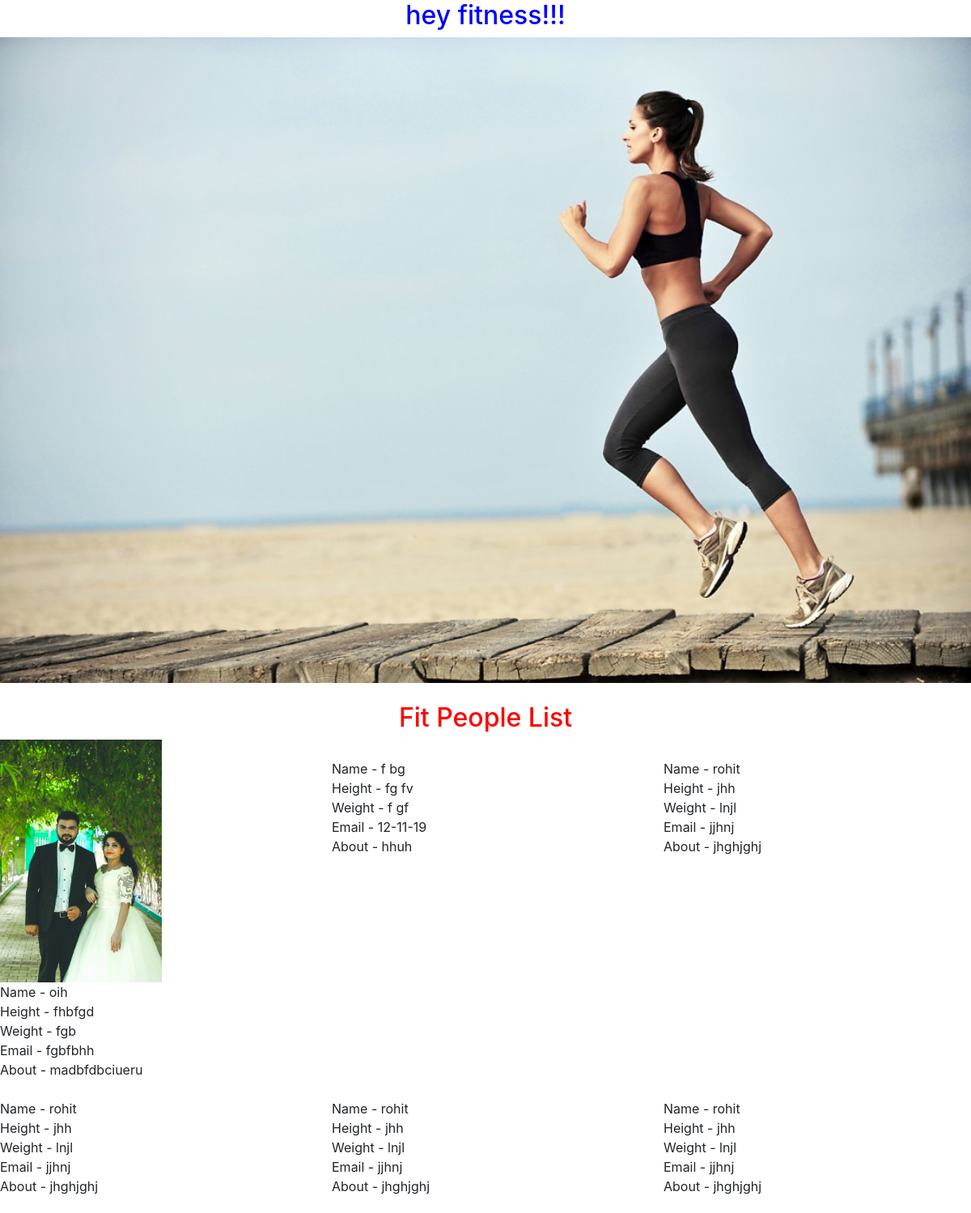
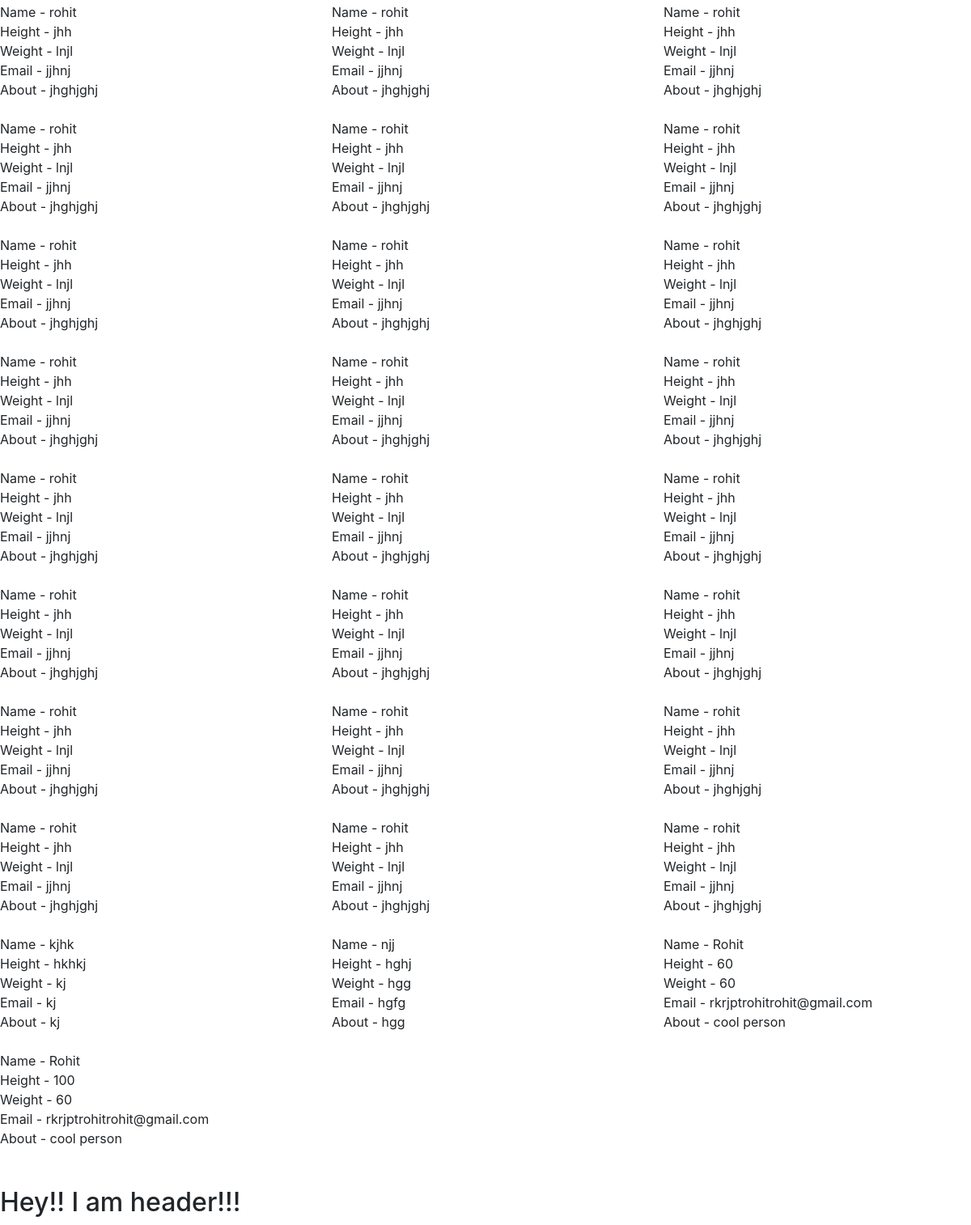
The page /moviereview/rohit on the database its author committed (2 pictures, top to bottom).
### MovieReview/models.py (models this page shows, shortened)
class MovieInfo(models.Model):
    movie_name=models.CharField(max_length=200)
    movie_review = models.CharField(max_length=3)
    movie_release_date = models.CharField(max_length=20)
    movie_type = models.CharField(max_length=50)
    movie_detail = models.TextField(max_length=500)
    image=models.ImageField(upload_to="pictures",blank=True,null=True)

### MovieReview/views.py (the view)
def rohit(request):
    all_movies = MovieInfo.objects.all()
    return render(request, "moviereview/index.html", {'Movies': all_movies})

### MovieReview/templates/moviereview/index.html
{% extends "moviereview/header.html"%}
{% block content %}
<br>
<h2 align="center"  style="color:red">Fit People List</h2>
<div class="row">
{% for movie in Movies %}
    <div class="col-sm-6, col-md-4, col-lg-4">
        {% if movie.image %}
        <a href="{{movie.image.url}}" target="_blank">
        <img src="{{movie.image.url}}" alt="{{image.name}}" width="auto" height="300">
        </a>
        {% endif %}
        <br>
        Name - {{ movie.movie_name }}<br>
        Height - {{ movie.movie_type }}<br>
        Weight - {{ movie.movie_review }}<br>
        Email - {{ movie.movie_release_date }}<br>
        About - {{ movie.movie_detail }}<br>
    </div>
    {% endfor %}
</div>
<br>
<br>
{% endblock %}

### MovieReview/templates/moviereview/header.html (shortened to what this page needs)
<!DOCTYPE html>
<html lang="en">
<head>
    {% load staticfiles %}
    <link type="text/css" rel="stylesheet" href="{% static 'css/bootstrap.min.css' %}">
     <link rel="stylesheet" href="https://stackpath.bootstrapcdn.com/bootstrap/4.4.1/css/bootstrap.min.css">
</head>
<body>
<h2 style="color:blue" align="center"> hey  fitness!!!</h2>
<img src="{% static 'img/running.jpg' %}" class="d-block w-100" height="auto">
{% block content %}
{% endblock %}
<h2> Hey!! I am header!!!</h2>
</body>
</html>

### rows shown on the page
MovieInfo: image (picture), movie_name "oih", movie_type "fhbfgd", movie_review "fgb", movie_release_date "fgbfbhh", movie_detail "madbfdbciueru"
MovieInfo: movie_name "f bg", movie_type "fg fv", movie_review "f gf", movie_release_date "12-11-19", movie_detail "hhuh"
MovieInfo: movie_name "rohit", movie_type "jhh", movie_review "lnjl", movie_release_date "jjhnj", movie_detail "jhghjghj"
MovieInfo: movie_name "rohit", movie_type "jhh", movie_review "lnjl", movie_release_date "jjhnj", movie_detail "jhghjghj"
MovieInfo: movie_name "rohit", movie_type "jhh", movie_review "lnjl", movie_release_date "jjhnj", movie_detail "jhghjghj"
MovieInfo: movie_name "rohit", movie_type "jhh", movie_review "lnjl", movie_release_date "jjhnj", movie_detail "jhghjghj"
MovieInfo: movie_name "rohit", movie_type "jhh", movie_review "lnjl", movie_release_date "jjhnj", movie_detail "jhghjghj"
MovieInfo: movie_name "rohit", movie_type "jhh", movie_review "lnjl", movie_release_date "jjhnj", movie_detail "jhghjghj"
MovieInfo: movie_name "rohit", movie_type "jhh", movie_review "lnjl", movie_release_date "jjhnj", movie_detail "jhghjghj"
MovieInfo: movie_name "rohit", movie_type "jhh", movie_review "lnjl", movie_release_date "jjhnj", movie_detail "jhghjghj"
MovieInfo: movie_name "rohit", movie_type "jhh", movie_review "lnjl", movie_release_date "jjhnj", movie_detail "jhghjghj"
MovieInfo: movie_name "rohit", movie_type "jhh", movie_review "lnjl", movie_release_date "jjhnj", movie_detail "jhghjghj"
MovieInfo: movie_name "rohit", movie_type "jhh", movie_review "lnjl", movie_release_date "jjhnj", movie_detail "jhghjghj"
MovieInfo: movie_name "rohit", movie_type "jhh", movie_review "lnjl", movie_release_date "jjhnj", movie_detail "jhghjghj"
MovieInfo: movie_name "rohit", movie_type "jhh", movie_review "lnjl", movie_release_date "jjhnj", movie_detail "jhghjghj"
MovieInfo: movie_name "rohit", movie_type "jhh", movie_review "lnjl", movie_release_date "jjhnj", movie_detail "jhghjghj"
MovieInfo: movie_name "rohit", movie_type "jhh", movie_review "lnjl", movie_release_date "jjhnj", movie_detail "jhghjghj"
MovieInfo: movie_name "rohit", movie_type "jhh", movie_review "lnjl", movie_release_date "jjhnj", movie_detail "jhghjghj"
MovieInfo: movie_name "rohit", movie_type "jhh", movie_review "lnjl", movie_release_date "jjhnj", movie_detail "jhghjghj"
MovieInfo: movie_name "rohit", movie_type "jhh", movie_review "lnjl", movie_release_date "jjhnj", movie_detail "jhghjghj"
MovieInfo: movie_name "rohit", movie_type "jhh", movie_review "lnjl", movie_release_date "jjhnj", movie_detail "jhghjghj"
MovieInfo: movie_name "rohit", movie_type "jhh", movie_review "lnjl", movie_release_date "jjhnj", movie_detail "jhghjghj"
MovieInfo: movie_name "rohit", movie_type "jhh", movie_review "lnjl", movie_release_date "jjhnj", movie_detail "jhghjghj"
MovieInfo: movie_name "rohit", movie_type "jhh", movie_review "lnjl", movie_release_date "jjhnj", movie_detail "jhghjghj"
MovieInfo: movie_name "rohit", movie_type "jhh", movie_review "lnjl", movie_release_date "jjhnj", movie_detail "jhghjghj"
MovieInfo: movie_name "rohit", movie_type "jhh", movie_review "lnjl", movie_release_date "jjhnj", movie_detail "jhghjghj"
MovieInfo: movie_name "rohit", movie_type "jhh", movie_review "lnjl", movie_release_date "jjhnj", movie_detail "jhghjghj"
MovieInfo: movie_name "rohit", movie_type "jhh", movie_review "lnjl", movie_release_date "jjhnj", movie_detail "jhghjghj"
MovieInfo: movie_name "rohit", movie_type "jhh", movie_review "lnjl", movie_release_date "jjhnj", movie_detail "jhghjghj"
MovieInfo: movie_name "rohit", movie_type "jhh", movie_review "lnjl", movie_release_date "jjhnj", movie_detail "jhghjghj"
MovieInfo: movie_name "kjhk", movie_type "hkhkj", movie_review "kj", movie_release_date "kj", movie_detail "kj"
MovieInfo: movie_name "njj", movie_type "hghj", movie_review "hgg", movie_release_date "hgfg", movie_detail "hgg"
MovieInfo: movie_name "Rohit", movie_type "60", movie_review "60", movie_release_date "rkrjptrohitrohit@gmail.com", movie_detail "cool person"
MovieInfo: movie_name "Rohit", movie_type "100", movie_review "60", movie_release_date "rkrjptrohitrohit@gmail.com", movie_detail "cool person"
